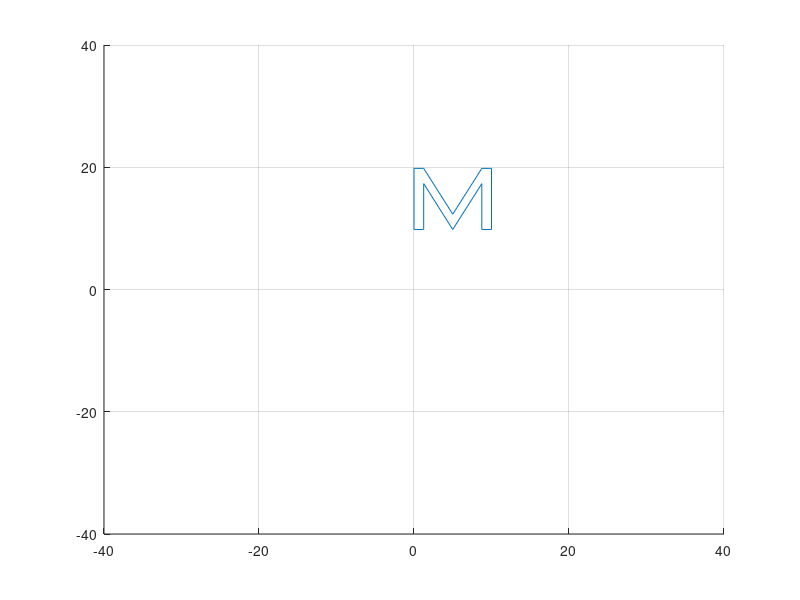

Write the MATLAB code that produced this figure.
X = [ 0 1 1 4 7 7 8 8 7 4 1 0 0;
        0 0 6 0 6 0 0 8 8 2 8 8 0;
        1 1 1 1 1 1 1 1 1 1 1 1 1];
S = [1/8 0 0; 0 1/8 0; 0 0 1];
X = S*X;
for s=0:4:1080 
    th=s*pi/180;
    E = [s/108 0 0 ; 0 s/108 0; 0 0 1];  
    F = [cos(th) sin(th) 0; -sin(th) cos(th) 0; 0 0 1];
    B = [1 0 s/110*sin(th); 0 1 s/110*cos(th); 0 0 1];
    r = B*F*E*X;
    clf; axis([-40 40 -40 40]);
    line(r(1,:), r(2,:));
    grid; 
    set(gcf, 'Name', '채수빈_202001720');
    pause(0.0001);
end
